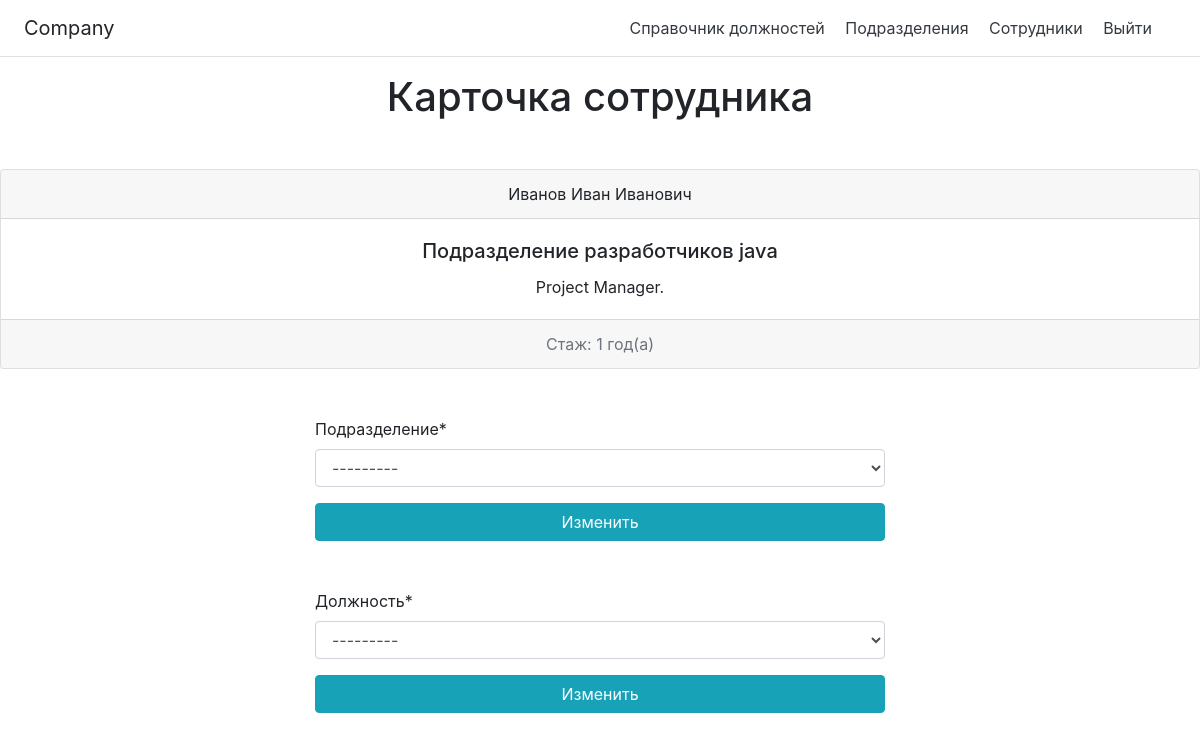
/employees/10/ (signed in), run on an earlier commit of the app's database.
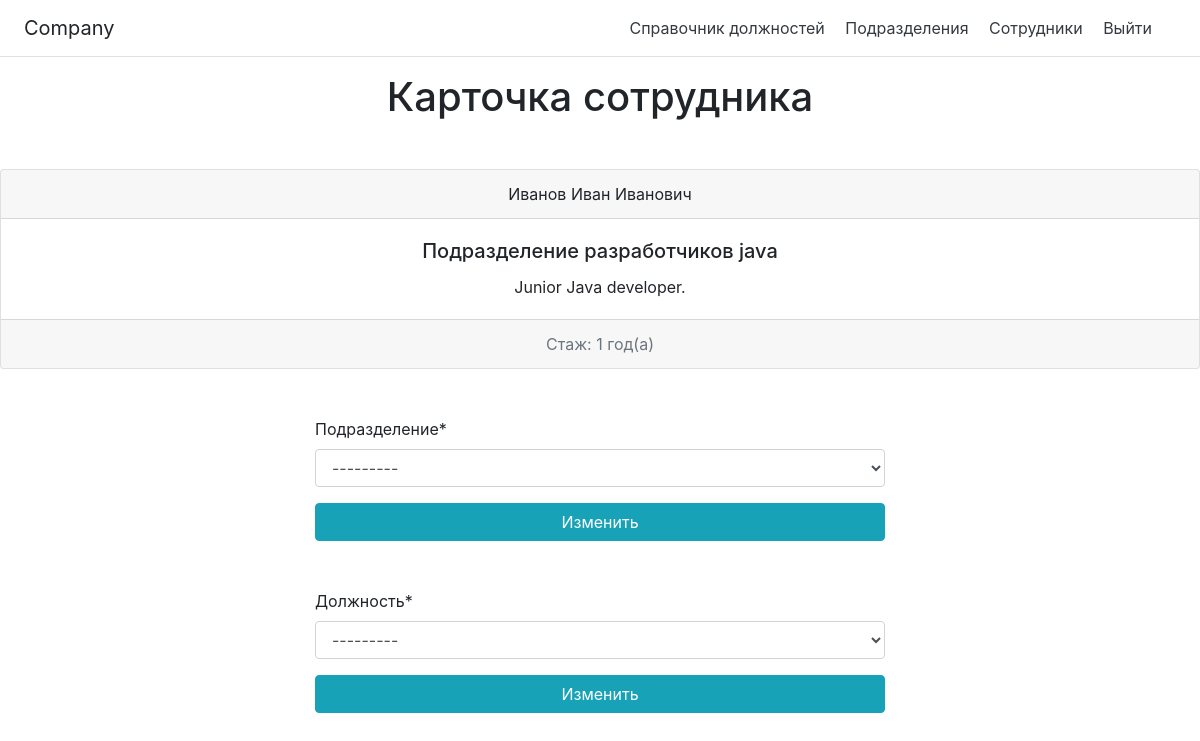
And on a later commit of the database.
### employees/models.py (models this page shows)
class Employee(models.Model):
    full_name = models.CharField(verbose_name='ФИО сотрудника', max_length=256)
    subdivision = models.ForeignKey(Subdivision, verbose_name='Подразделение', on_delete=models.CASCADE)
    position = models.ForeignKey(Position, max_length=256, verbose_name='Должность', on_delete=models.CASCADE)
    started_work_date = models.DateField(verbose_name='Дата начала работы', default=timezone.now)
    experience = models.PositiveIntegerField(verbose_name='Стаж', default=0)

class Position(models.Model):
    position_name = models.CharField(max_length=256, verbose_name='Название должности')
    def __str__(self):
        return self.position_name

class Subdivision(models.Model):
    subdivision_name = models.CharField(max_length=256, verbose_name='Название подразделения')
    def __str__(self):
        return self.subdivision_name

### employees/views.py (the view, shortened to what this page needs)
# urls.py: path('employees/<int:id>/', EmployeeDetailView.as_view(), name='employees_detail'),
class EmployeeDetailView(LoginRequiredMixin, TemplateView):
    login_url = '/login/'
    redirect_field_name = 'login'
    template_name = 'employee_detail.html'
    def get_context_data(self, **kwargs):
        id_ = self.kwargs['id']
        context = super().get_context_data(**kwargs)
        context['employee'] = get_object_or_404(Employee, id=id_)
        context['form'] = EmployeeUpdateSubdivisionForm()
        context['form2'] = EmployeeUpdatePositionForm()
        return context

### employees/forms.py
class EmployeeUpdateSubdivisionForm(forms.ModelForm):
    class Meta:
        model = Employee
        fields = ['subdivision']

class EmployeeUpdatePositionForm(forms.ModelForm):
    class Meta:
        model = Employee
        fields = ['position']

### employees/templates/employee_detail.html (shortened to what this page needs)
{% extends 'base.html' %}
{% load crispy_forms_tags %}
{% block main%}
<h1 class="page-header text-center">Карточка сотрудника</h1>
<div class="card text-center mt-5">
  <div class="card-header">
    {{employee.full_name}}
  </div>
  <div class="card-body">
    <h5 class="card-title">{{employee.subdivision.subdivision_name}}</h5>
    <p class="card-text">{{employee.position.position_name}}.</p>
  </div>
  <div class="card-footer text-muted">
    <p class="card-text">Стаж: {% if employee.experience < 1 %} меньше 1 года
    {% else %}
    {{employee.experience}} год(а)
      {% endif %}</p>
  </div>
</div>
<div class="col-md-6 offset-md-3">
<form action="" method="POST" class="mt-5">
  <div class="form-group">
  {{ form|crispy }}
  <input type="submit" class="btn btn-info btn-block mb-3 mt-2" value="Изменить">
  </div>
</form>
</div>
<div class="col-md-6 offset-md-3">
<form action="" method="POST" class="mt-5">
  <div class="form-group">
  {{ form2|crispy }}
  <input type="submit" class="btn btn-info btn-block mb-3 mt-2" value="Изменить">
  </div>
</form>
</div>
{% endblock main %}

What changed in the data, as far as the page shows it:
changed Employee "Иванов Иван Иванович": position.position_name "Project Manager" → "Junior Java developer"
